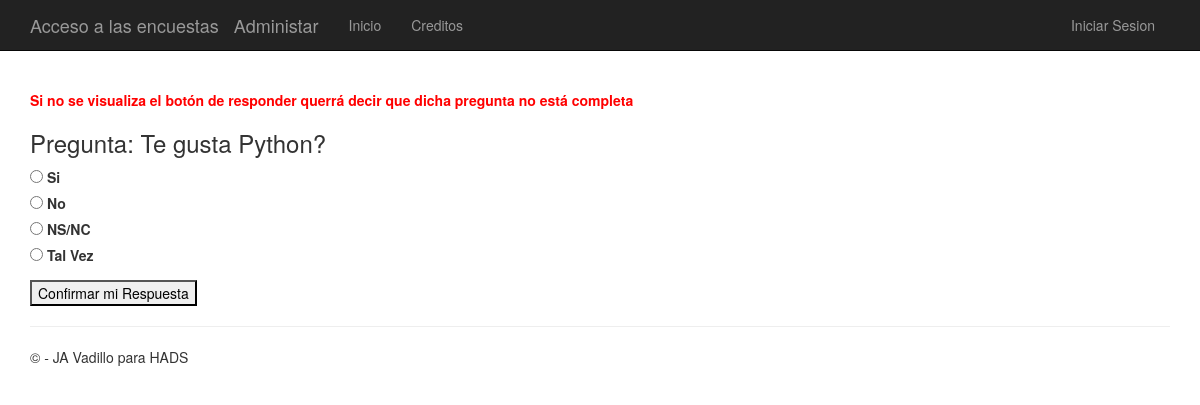
/polls/2/vote/, run on the app's committed database.
### app/models.py (models this page shows)
class Question(models.Model):
    question_text = models.CharField(max_length=200)
    pub_date = models.DateTimeField('date published')
    tema = models.CharField(max_length=200)

class Choice(models.Model):
    question = models.ForeignKey(Question)
    choice_text = models.CharField(max_length=200)
    votes = models.IntegerField(default=0)
    Correcta=models.BooleanField()

### app/views.py (the view)
# urls.py: url(r'^polls/(?P<question_id>\d+)/vote/$', app.views.vote, name='vote'),
def vote(request, question_id):
    p = get_object_or_404(Question, pk=question_id)
    try:
        selected_choice = p.choice_set.get(pk=request.POST['choice'])
    except (KeyError, Choice.DoesNotExist):
        return render(request, 'polls/detail.html', {
            'question': p,
            'error_message': "ERROR: No se ha seleccionado una opcion",
        })
    else:
        selected_choice.votes += 1
        selected_choice.save()
        return HttpResponseRedirect(reverse('results', args=(p.id,selected_choice.id,)))

### app/templates/polls/detail.html (shortened to what this page needs)
﻿{% extends "app/layout.html" %}
{% block content %}
{% if not request.user.is_authenticated %}
    <p><strong style="color:red;"><b>Si no se visualiza el botón de responder querrá decir que dicha pregunta no está completa</b></strong></p>
{% endif %}
<h3>Pregunta: {{ question.question_text }}</h3>
<form id="quiz" action="{% url 'vote' question.id %}" method="post">
    {% for choice in question.choice_set.all %}
        <input type="radio" name="choice" id="choice{{ forloop.counter }}" value="{{ choice.id }}" />
        <label for="choice{{ forloop.counter }}">{{ choice.choice_text }}</label>
        <br />
    {% endfor %}
    {% if request.user.is_authenticated %}
        <a href="{% url 'choice_add' question.id %}"><h3>Insertar Opciones</h3></a>
        <a href="{% url 'chart' question.id %}"> <h3>Ver resultado de la votacion</h3> </a><br />
    {% else %}
        {% for choice in question.choice_set.all %}
            {% if choice.Correcta and question.choice_set.all|length >= 2%}
                <input type="submit" value="Confirmar mi Respuesta" />
            {% endif %}
        {% endfor %}
    {% endif %}
</form>
{% endblock %}

### app/static/app/content/site.css (style rules this page uses)
body { padding-top: 50px; padding-bottom: 20px; }
input, select, textarea { max-width: 280px; }

### data on the page
Question: question_text "Te gusta Python?"
Choice: choice_text "Si"
Choice: choice_text "No"
Choice: choice_text "NS/NC"
Choice: choice_text "Tal Vez"
